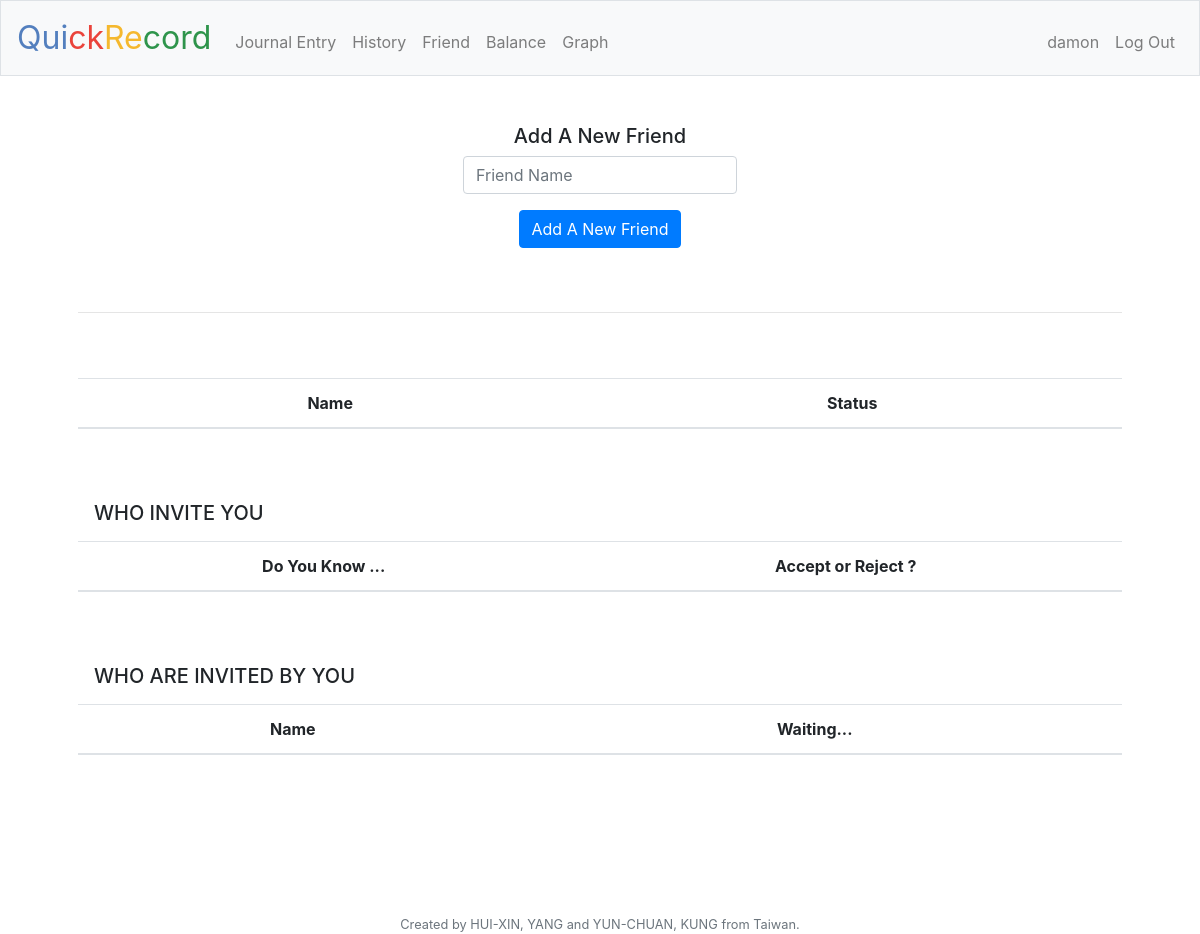
/friend (signed in), run on an earlier commit of the app's database.
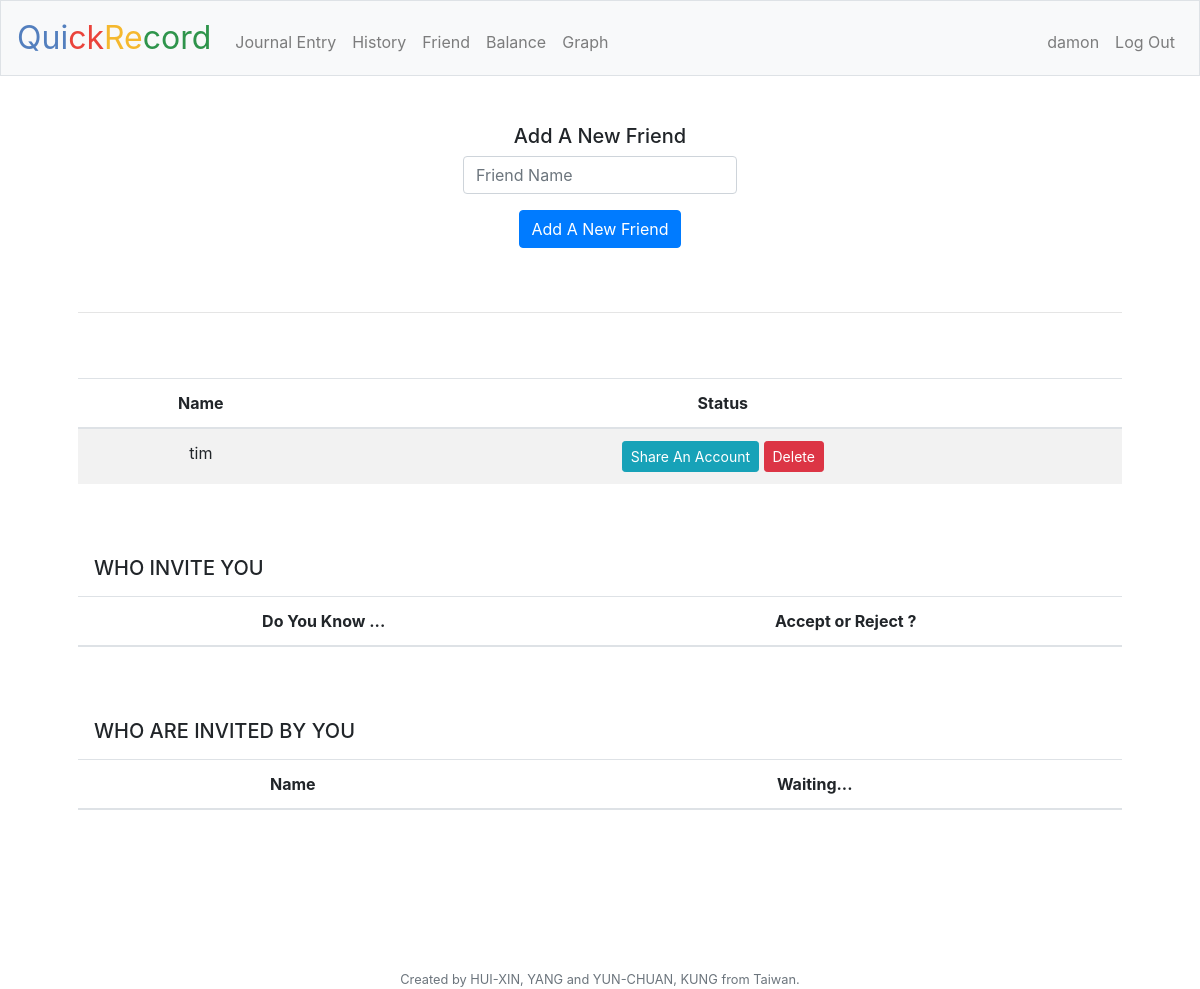
And on a later commit of the database.
### tables this page shows
CREATE TABLE friends (
    id integer primary KEY,
    user_id integer,
    username text not null,
    status text not null,
    FOREIGN KEY(user_id) REFERENCES users(id)
);

### application.py (the view)
@app.route("/friend", methods=["GET", "POST"])
@login_required
def friend():
    if request.method == "POST":
        friendname = request.form.get("username")
        if friendname == session["user_name"]:
            return apology("cannot add yourself", 403)
        rows_users = db.execute("""SELECT username FROM users WHERE username = :friendname""",
                          friendname=friendname)
        print("確認users database是否有該成員")
        print(rows_users)
        if len(rows_users) != 1:
            return apology("invalid username", 403)
        rows_friends = db.execute("SELECT username, status FROM friends WHERE user_id = :user_id AND username = :friendname",
                          user_id=session["user_id"],
                          friendname=friendname
                          )
        print("如果好友資料找不到，代表尚未新增")
        print(rows_friends)
        if len(rows_friends) < 1:
            db.execute("""INSERT INTO friends (user_id,username,status) VALUES (:user_id,:username,:status) """,
                user_id = session["user_id"],
                username=friendname,
                status='Requested'
                )
            flash("Sent Successfully!")
            acceptfriends, requestfriends, rejectfriends, friendrequests = friendlist()
            return render_template("friend.html", acceptfriends=acceptfriends, requestfriends=requestfriends, rejectfriends=rejectfriends, friendrequests=friendrequests)
        else:
            return apology("Friend already exised or still pending", 403)
    else:
        acceptfriends, requestfriends, rejectfriends, friendrequests = friendlist()
        return render_template("friend.html", acceptfriends=acceptfriends, requestfriends=requestfriends, rejectfriends=rejectfriends, friendrequests=friendrequests)

### application.py (called while the page is built)
@app.after_request
def after_request(response):
    response.headers["Cache-Control"] = "no-cache, no-store, must-revalidate"
    response.headers["Expires"] = 0
    response.headers["Pragma"] = "no-cache"
    return response

### helpers.py (called while the page is built)
def login_required(f):
    @wraps(f)
    def decorated_function(*args, **kwargs):
        if session.get("user_id") is None:
            return redirect("/login")
        return f(*args, **kwargs)
    return decorated_function

### templates/friend.html (shortened to what this page needs)
{% extends "layout.html" %}
{% block main %}
    <h5>Add A New Friend</h5>
    <form action = "/friend" method = "post">
        <div class="form-group">
            <input autocomplete="off" autofocus class="form-control" name="username" placeholder="Friend Name" type="text">
        </div>
            <button class="btn btn-primary" type="submit">Add A New Friend</button>
    </form>
    <br></br>
    <hr class="style-one-line" />
    <br></br>
    <div>
        <table class="table table-striped">
            <thead>
                <tr>
                    <th>Name</th>
                    <th>Status</th>
                </tr>
            </thead>
            <tbody>
                {% for acceptfriend in acceptfriends %}
                <tr>
                    <td>{{acceptfriend['username']}}</td>
                    <form action = "/deletefriend" method = "post">
                    <td>
                        <button name = "share" value = "{{acceptfriend['username']}}" type="submit" class="btn btn-info btn-sm">Share An Account</button></a>
                        <button name = "delete" value = "{{acceptfriend}}" type="submit" class="btn btn-danger btn-sm">Delete</button>
                    </td>
                    </form>
                </tr>
                {% endfor %}
            </tbody>
        </table>
    </div>
    <br></br>
    <h5 class="navbar navbar-expand-md navbar-light">WHO INVITE YOU</h5>
    <div>
        <table class="table table-striped">
            <thead>
                <tr>
                    <th>Do You Know ...</th>
                    <th>Accept or Reject ?</th>
                </tr>
            </thead>
        </table>
        <br></br>
        <h5 class="navbar navbar-expand-md navbar-light">WHO ARE INVITED BY YOU</h5>
        <form action = "/deletefriend" method = "post">
        <table class="table table-striped">
            <thead>
                <tr>
                    <th>Name</th>
                    <th>Waiting...</th>
                </tr>
            </thead>
        </table>
        </form>
    </div>
{% endblock %}

What changed in the data, as far as the page shows it:
added friends: username "tim"
